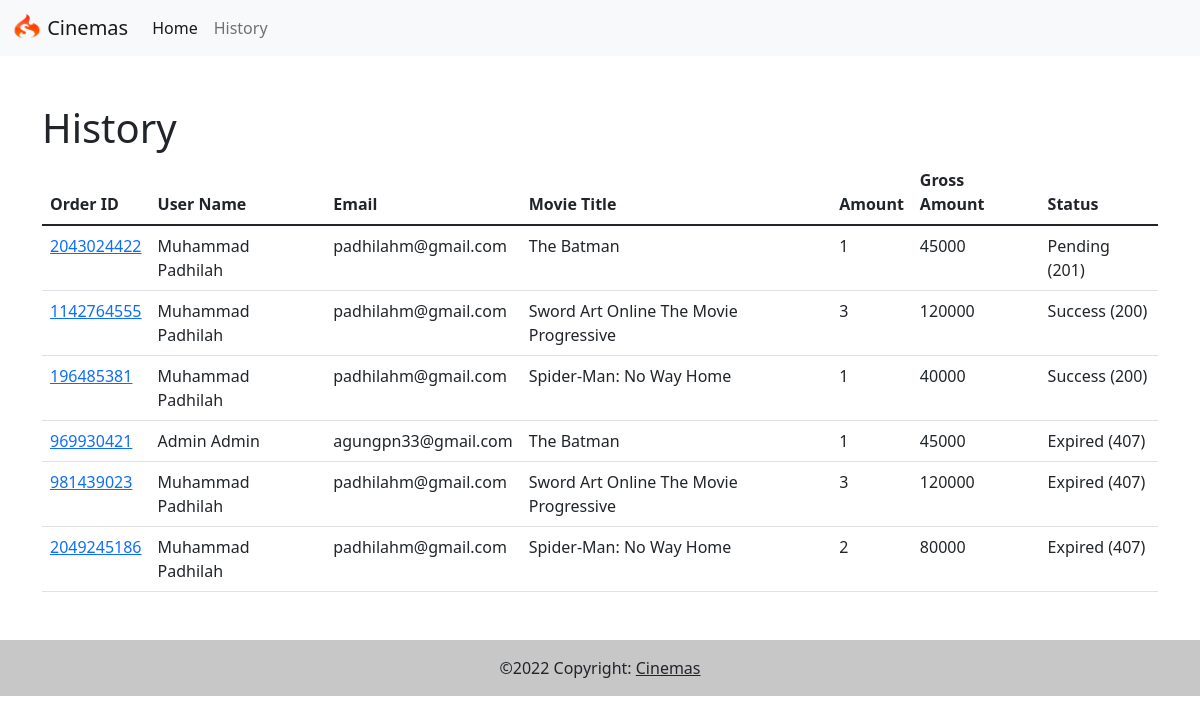
The page /index.php/cinema/history on the database its author committed.
### tables this page shows
CREATE TABLE `transactions` (
  `id` int(11) NOT NULL AUTO_INCREMENT,
  `order_id` varchar(50) NOT NULL,
  `transaction_id` varchar(100) DEFAULT NULL,
  `gross_amount` bigint(20) DEFAULT NULL,
  `payment_type` varchar(50) DEFAULT NULL,
  `transaction_time` datetime DEFAULT NULL,
  `status_code` char(3) DEFAULT NULL,
  `amount` int(11) DEFAULT NULL,
  `watch_date` date DEFAULT NULL,
  `movie_id` int(11) DEFAULT NULL,
  `user_id` int(11) DEFAULT NULL,
  PRIMARY KEY (`id`,`order_id`)
);

CREATE TABLE `users` (
  `id` int(11) NOT NULL AUTO_INCREMENT,
  `name` varchar(100) DEFAULT NULL,
  `email` varchar(100) DEFAULT NULL,
  PRIMARY KEY (`id`)
);

CREATE TABLE `movies` (
  `id` int(11) NOT NULL AUTO_INCREMENT,
  `title` varchar(200) DEFAULT NULL,
  `description` text DEFAULT NULL,
  `image` varchar(200) DEFAULT NULL,
  `price` bigint(20) DEFAULT NULL,
  PRIMARY KEY (`id`)
);

### application/controllers/Cinema.php (called while the page is built, shortened)
<?php
class Cinema extends CI_Controller {
    public function __construct()
    {
		$this->load->library('midtrans');
        $this->load->library('veritrans');
		$this->load->helper('url');
		$this->load->model('cinema_m');
    }
    public function history()
    {
        $data['transactions'] = $this->cinema_m->select();
        $this->load->view('history_v', $data);
    }
}

### index.php (called while the page is built, shortened)
<?php
require_once BASEPATH.'core/CodeIgniter.php';

### application/models/Cinema_m.php (called while the page is built, shortened)
<?php
class Cinema_m extends CI_Model {
    public function select()
    {
        return $this->db->query("SELECT
            `transactions`.`order_id`
            , `users`.`name`
            , `users`.`email`
            , `movies`.`title`
            , `transactions`.`gross_amount`
            , `transactions`.`amount`
            , `transactions`.`status_code`
        FROM
            `transactions`
            INNER JOIN `movies`
                ON (`transactions`.`movie_id` = `movies`.`id`)
            INNER JOIN `users`
                ON (`transactions`.`user_id` = `users`.`id`)
                ORDER BY transaction_time DESC;")->result();
    }
}

### application/views/history_v.php (the view, shortened to what this page needs)
<!doctype html>
<html lang="en">
<head>
    <link href="https://cdn.jsdelivr.net/npm/bootstrap@5.1.3/dist/css/bootstrap.min.css" rel="stylesheet">
</head>
<body>
    <nav class="navbar navbar-expand-lg navbar-light bg-light">
        <div class="container-fluid">
            <a class="navbar-brand" href="<?= site_url() ?>">
                <img src="<?= base_url('asset/images/logo.png') ?>" alt="" width="30" height="24" class="d-inline-block align-text-top">
                Cinemas
            </a>
            <div class="collapse navbar-collapse" id="navbarNav">
                <ul class="navbar-nav">
                    <li class="nav-item">
                        <a class="nav-link active" aria-current="page" href="<?= site_url() ?>">Home</a>
                    </li>
                    <li class="nav-item">
                        <a class="nav-link" href="<?php echo site_url('cinema/history'); ?>">History</a>
                    </li>
                </ul>
            </div>
        </div>
    </nav>
    <div class="container mt-5">
        <h1>History</h1>
        <table class="table">
            <thead>
                <tr>
                    <th scope="col">Order ID</th>
                    <th scope="col">User Name</th>
                    <th scope="col">Email</th>
                    <th scope="col">Movie Title</th>
                    <th scope="col">Amount</th>
                    <th scope="col">Gross Amount</th>
                    <th scope="col">Status</th>
                </tr>
            </thead>
            <tbody>
                <?php
                foreach ($transactions as $transaction) { ?>
                    <tr>
                        <td><a href="<?= site_url("cinema/historyDetail/$transaction->order_id") ?>"><?= $transaction->order_id ?></a></td>
                        <td><?= $transaction->name ?></td>
                        <td><?= $transaction->email ?></td>
                        <td><?= $transaction->title ?></td>
                        <td><?= $transaction->amount ?></td>
                        <td><?= $transaction->gross_amount ?></td>
                        <td> <?php
                                if ($transaction->status_code == 200) {
                                    echo "Success";
                                } elseif ($transaction->status_code == 201) {
                                    echo "Pending";
                                } elseif ($transaction->status_code == 407) {
                                    echo "Expired";
                                } elseif ($transaction->status_code == 202) {
                                    echo "Danied";
                                }
                                ?>
                            (<?= $transaction->status_code ?>)
                        </td>
                    </tr>
                <?php } ?>
            </tbody>
        </table>
    </div>
    <footer class="bg-light text-center text-lg-start mt-5">
        <div class="text-center p-3" style="background-color: rgba(0, 0, 0, 0.2);">
            ©<?= date('Y') ?> Copyright:
            <a class="text-dark" href="">Cinemas</a>
        </div>
    </footer>
</body>
</html>

### rows shown on the page
transactions: order "2043024422", user.name "Muhammad Padhilah", user.email "padhilahm@gmail.com", movie.title "The Batman", amount "1", gross_amount "45000", shows "Pending", status_code "201"
transactions: order "1142764555", user.name "Muhammad Padhilah", user.email "padhilahm@gmail.com", movie.title "Sword Art Online The Movie Progressive", amount "3", gross_amount "120000", shows "Success", status_code "200"
transactions: order "196485381", user.name "Muhammad Padhilah", user.email "padhilahm@gmail.com", movie.title "Spider-Man: No Way Home", amount "1", gross_amount "40000", shows "Success", status_code "200"
transactions: order "969930421", user.name "Admin Admin", user.email "agungpn33@gmail.com", movie.title "The Batman", amount "1", gross_amount "45000", shows "Expired", status_code "407"
transactions: order "981439023", user.name "Muhammad Padhilah", user.email "padhilahm@gmail.com", movie.title "Sword Art Online The Movie Progressive", amount "3", gross_amount "120000", shows "Expired", status_code "407"
transactions: order "2049245186", user.name "Muhammad Padhilah", user.email "padhilahm@gmail.com", movie.title "Spider-Man: No Way Home", amount "2", gross_amount "80000", shows "Expired", status_code "407"
